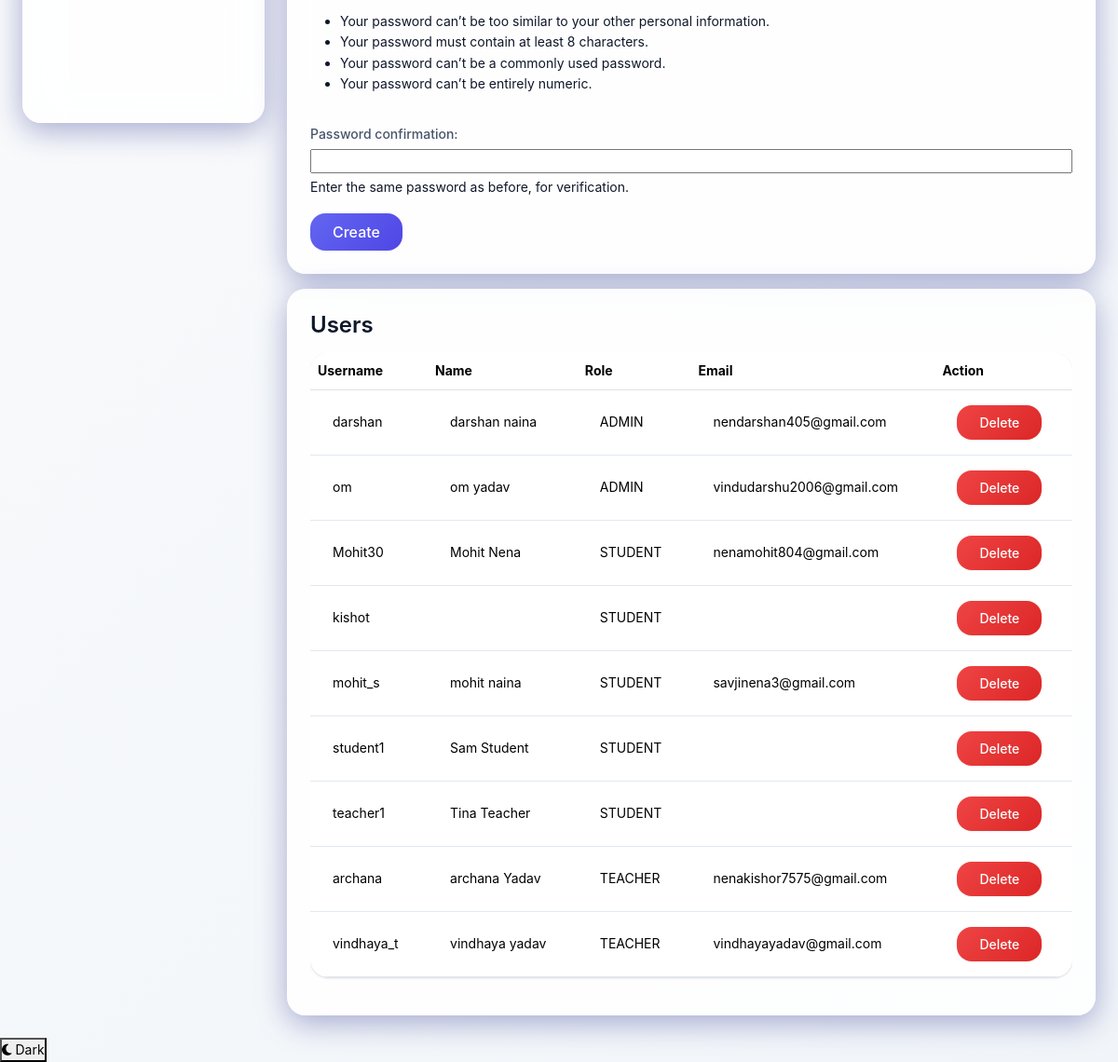
The app's page /admin-panel/users/ (signed in, lower part), older data.
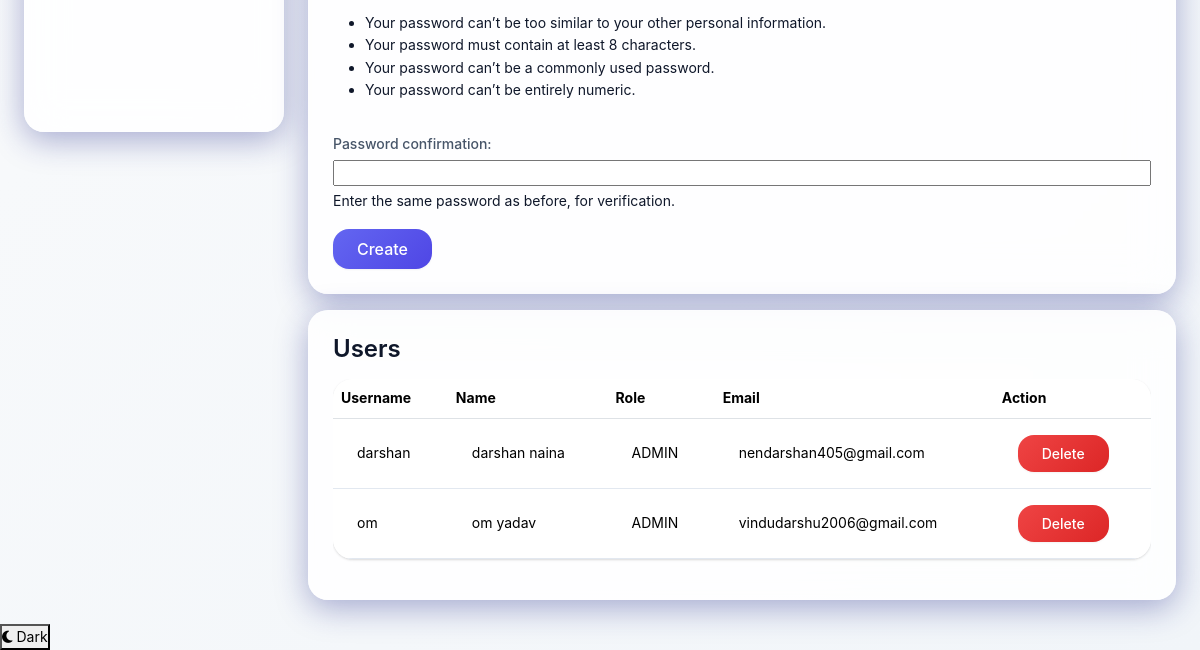
The same page, newer data.
### accounts/models.py (models this page shows, shortened)
class CustomUser(AbstractUser):
    class Role(models.TextChoices):
        ADMIN = "ADMIN", "Admin"
        TEACHER = "TEACHER", "Teacher"
        STUDENT = "STUDENT", "Student"
    role = models.CharField(max_length=20, choices=Role.choices, default=Role.STUDENT)

### admin_panel/views.py (the view)
# urls.py: path("users/", manage_users, name="manage_users"),
@role_required(CustomUser.Role.ADMIN)
def manage_users(request):
    form = UserCreateForm(request.POST or None)
    if request.method == "POST" and form.is_valid():
        form.save()
        messages.success(request, "User created successfully.")
        return redirect("admin_panel:manage_users")
    users = CustomUser.objects.exclude(is_superuser=True).order_by("role", "username")
    return render(request, "admin_panel/manage_users.html", {"form": form, "users": users})

### admin_panel/forms.py
class UserCreateForm(UserCreationForm):
    class Meta:
        model = CustomUser
        fields = ("username", "first_name", "last_name", "email", "role")

### templates/admin_panel/manage_users.html (shortened to what this page needs)
{% extends 'base.html' %}
{% block content %}
<section class="glass-card p-4 mb-3" data-aos="fade-up">
    <form method="post" class="grid-form">
        {{ form.as_p }}
        <button type="submit" class="btn btn-primary">Create</button>
    </form>
</section>
<section class="glass-card p-4" data-aos="fade-up">
    <h3>Users</h3>
    <div class="table-responsive">
    <table class="table table-hover align-middle">
        <tr><th>Username</th><th>Name</th><th>Role</th><th>Email</th><th>Action</th></tr>
        {% for user in users %}
            <tr>
                <td>{{ user.username }}</td>
                <td>{{ user.get_full_name }}</td>
                <td>{{ user.role }}</td>
                <td>{{ user.email }}</td>
                <td>
                    <form method="post" action="{% url 'admin_panel:delete_user' user.id %}">
                        <button type="submit" class="btn btn-danger btn-sm">Delete</button>
                    </form>
                </td>
            </tr>
        {% empty %}
            <tr><td colspan="5">No users found.</td></tr>
        {% endfor %}
    </table></div>
</section>
{% endblock %}

Row changes from the older to the newer data that the page shows:
removed CustomUser: username "Mohit30", get_full_name "Mohit Nena", role "STUDENT", email "nenamohit804@gmail.com"
removed CustomUser: username "kishot", role "STUDENT"
removed CustomUser: username "mohit_s", get_full_name "mohit naina", role "STUDENT", email "savjinena3@gmail.com"
removed CustomUser: username "student1", get_full_name "Sam Student", role "STUDENT"
removed CustomUser: username "teacher1", get_full_name "Tina Teacher", role "STUDENT"
removed CustomUser: username "archana", get_full_name "archana Yadav", role "TEACHER", email "nenakishor7575@gmail.com"
removed CustomUser: username "vindhaya_t", get_full_name "vindhaya yadav", role "TEACHER", email "vindhayayadav@gmail.com"
